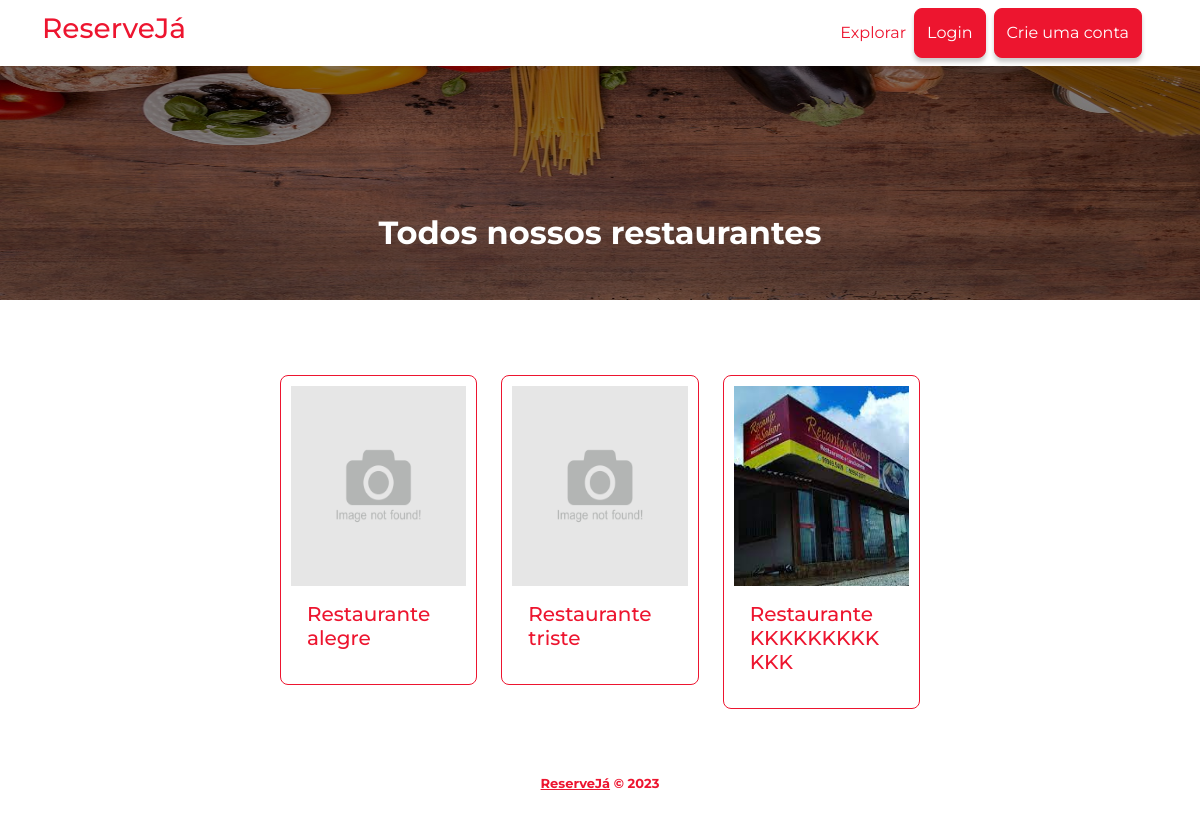
Page /restaurantes on the earlier database version.
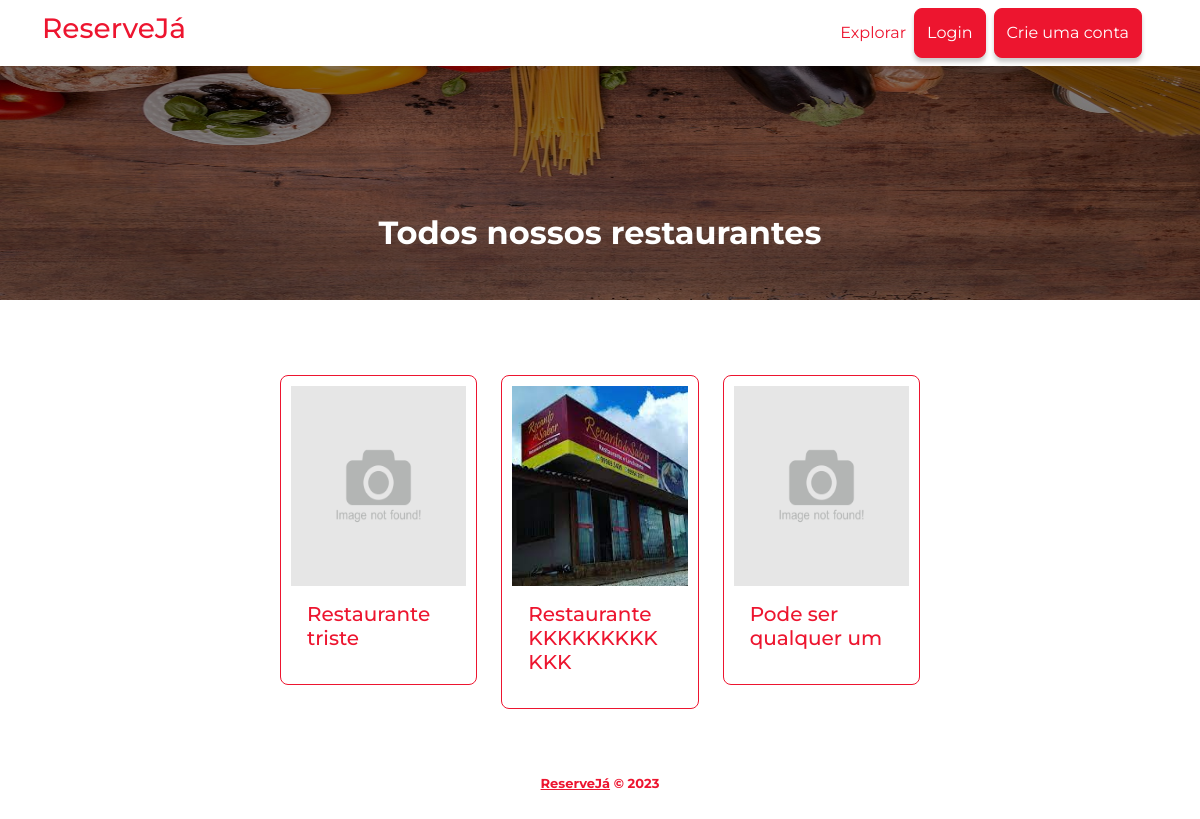
Same page on the later database version.
### application/models.py (models this page shows, shortened)
class restaurante(models.Model):
	nome = models.CharField(max_length=120)
	descricao = models.TextField()
	foto = models.ImageField(null=True, blank=True, upload_to='images/',
		default='images/not-found.jpg')
	user = models.ForeignKey(get_user_model(), on_delete=models.CASCADE)
	created_at = models.DateTimeField(auto_now_add=True)

### application/views.py (the view)
# urls.py: path('restaurantes', views.index),
def index(request):
	restaurantes = restaurante.objects.all().order_by('created_at')
	return render(request, 'application/index.html',
	 {'restaurantes': restaurantes})

### application/templates/application/index.html (shortened to what this page needs)
{% extends 'base.html' %}
{% load static %}
{% block content %}
	<div id="carouselExampleCaptions" class="carousel slide">
	  <div class="carousel-inner">
	    <div class="carousel-item active">
	      <img style="height:300px" src="{% static 'images/imagem1.jpg' %}" class="d-block w-100" alt="...">
	      <div class="carousel-caption">
	        <h2>Todos nossos restaurantes</h2>
	      </div>
	    </div>
	</div>
	<div class="container-app">
		<div class="app">
			<div class="restaurants">
				<div class="row">
					{% if restaurantes %}
						{% for i in restaurantes %}
						<div class="col-sm-4">
							<div class="card">
							  <a href="/restaurante/{{ i.id }}" style="color: #4F4F4F;"><img src="{{ i.foto.url }}" alt="Imagem do restaurante {{ i.nome }}" height="200" width="100%" />
							  <div class="card-body">
							    <h5 class="card-title">{{ i.nome }}</h5>
							  </div></a>
							</div>
						</div>
						{% endfor %}
					{% else %}
						<h1>Nenhum restaurante encontrado : (</h1>
					{% endif %}
				</div>
			</div>
		</div>
	</div>
{% endblock %}

### templates/base.html (shortened to what this page needs)
{% load static %}
<!DOCTYPE html>
<html lang="pt-br">
<head>
  <link rel="stylesheet" href="path/to/font-awesome/css/font-awesome.min.css">
  <link rel="stylesheet" href="https://use.fontawesome.com/releases/v5.15.4/css/all.css">
  <link href="https://cdn.jsdelivr.net/npm/bootstrap@5.2.3/dist/css/bootstrap.min.css" rel="stylesheet">
  <link rel="stylesheet" type="text/css" href="{% static 'style/style.css' %}">
</head>
<body>
	<nav class="navbar fixed-top navbar-expand-lg">
      <div class="container">
        <a href="/" class="nav-link"><h3>ReserveJá</h3></a>
        <div class="collapse navbar-collapse" id="navbarButtonsExample">
          {% if user.is_authenticated %}
          <ul class="navbar-nav ms-auto mb-2 mb-lg-0">
            <li class="nav-item">
              <a class="nav-link" href="/restaurante/create">Add restaurante</a>
            </li>
            <li class="nav-item">
              <a class="nav-link" href="/restaurantes">Explorar</a>
            </li>
          </ul>
          <div class="d-flex align-items-center">
            <a href="/logout"><button type="button" class="button me-2">Sair</button></a>
            <a href="/account"><button type="button" class="button me-3">Sua conta</button></a>
          </div>
          {% else %}
          <ul class="navbar-nav ms-auto mb-2 mb-lg-0">
            <li class="nav-item">
              <a class="nav-link" href="/">Explorar</a>
            </li>
          </ul>
          <div class="d-flex align-items-center">
            <a href="/login/"><button type="button" class="button me-2">Login</button></a>
            <a href="/register"><button type="button" class="button me-3">Crie uma conta</button></a>
          </div>
          {% endif %}
        </div>
      </div>
    </nav>
    {% block content %}
    {% endblock %}
    <section class="footer">
    	<p class="copyright"><a href="/">ReserveJá</a> © 2023</p>
    </section>
</body>
</html>

### application/static/style/style.css (style rules this page uses)
* { margin: 0; padding: 0; }
.navbar { background: white; }
.nav-link h3, .nav-link { font-family: "Montserrat", sans-serif; color: #ed152f; }
.button { background: #ed152f; border: 1px solid #ed152f; padding: 12px; border-radius: 8px; font-family: "Montserrat", sans-serif; color: white; box-shadow: 0 4px 4px #ccc; transition: .5s; }
a { text-decoration: #ccc; }
.carousel-item img { height: 500px; filter: brightness(50%); }
.carousel-item { font-family: "Montserrat", sans-serif; }
.carousel-item h2 { color: #fff; font-weight: bold; }
.container-app { padding-top: 75px; display: flex; align-items: center; justify-content: center; }
.app { width: calc(700px - 5%); }
.restaurants .card { border-radius: 8px; border: 1px solid #ed152f; padding: 10px; margin-bottom: 10px; font-family: "Montserrat", sans-serif; word-wrap: break-word; }
.restaurants .card-title { color: #ed152f; }
.footer { padding: 40px 0; }
.footer .copyright { font-family: "Montserrat", sans-serif; color: #ed152f; font-weight: bold; margin-top: 15px; text-align: center; font-size: 13px; }
.footer .copyright a { color: #ed152f; text-decoration: underline; }

Differences in the rows shown:
removed restaurante: foto (picture), nome "Restaurante alegre"
added restaurante: foto (picture), nome "Pode ser qualquer um"
